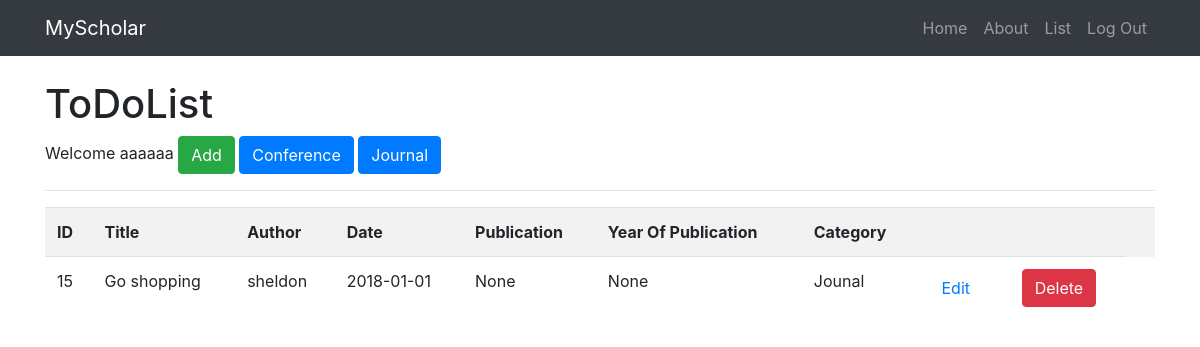
Screenshot of /incomplete (signed in) with the database file from the repository.
### app.py (models this page shows)
class Todo(db.Model):
	id = db.Column(db.Integer, primary_key=True)
	title = db.Column(db.String(200),nullable=False)
	body = db.Column(db.String(300),nullable=False)
	complete = db.Column(db.Boolean)
	date = db.Column(db.Date,nullable=False)
	publication=db.Column(db.String(300),nullable=False)
	yearofpub=db.Column(db.Integer, nullable=False)
	author = db.Column(db.String(100))

### app.py (the view)
@app.route('/incomplete')
@is_logged_in
def incomplete():
	items = Todo.query.filter_by(complete=False).all()
	if items != None:
		return render_template("incomplete.html",items=items)
	else:
		msg = 'No Items found'
		return render_template('incomplete.html', msg=msg)

### app.py (called while the page is built)
def is_logged_in(f):
	@wraps(f)
	def wrap(*args, **kwargs):
		if 'logged_in' in session:
			return f(*args, **kwargs)
		else:
			flash('Unauthorized, Please login', 'danger')
			return redirect(url_for('login'))
	return wrap

### templates/incomplete.html (shortened to what this page needs)
{% extends 'layout.html' %}
{% block body %}
	<h1>ToDoList</h1>
	<large>Welcome {{session.username}}</large>
	<a class="btn btn-success" href="/add_item">Add</a>
	<a class="btn btn-primary" href="/complete">Conference</a>
	<a class="btn btn-primary" href="/incomplete">Journal</a>
	<hr>
	<table class="table table-striped">
		<tr>
			<th>ID</th>
			<th>Title</th>
			<th>Author</th>
			<th>Date</th>
            <th>Publication</th>
            <th>Year Of Publication</th>
			<th>Category</th>
			<th></th>
			<th></th>
			<th></th>
		</tr>
		{% for item in items %}
			<tr>
				<td>{{item.id}}</td>
				<td>{{item.title}}</td>
				<td>{{item.author}}</td>
				<td>{{item.date}}</td>
                <td>{{ item.publication}}</td>
                <td>{{ item.yearofpub }}</td>
				{% if item.complete == True %}
				<td>Conference</td>
				{% else %}
				<td>Jounal</td>
				{% endif %}
				<td><a class="btn btn-default pull-right" href="/edit_item/{{item.id}}">Edit</a></td>
				<td>
					<form class="" action="{{url_for('delete_item', id=item.id)}}" method="post">
						<input type="submit" value="Delete" class="btn btn-danger">
					</form>
				</td>
			</tr>
		{% endfor %}
	</table>
{% endblock %}

### templates/layout.html (style rules this page uses)
body { padding-top: 54px; }
@media (min-width: 992px) { body { padding-top: 56px; } }

### rows the page displays
Todo: id "15", title "Go shopping", author "sheldon", date "2018-01-01", publication "None", yearofpub "None", complete "Jounal"

### other values shown
{{ session.username }} "aaaaaa"
